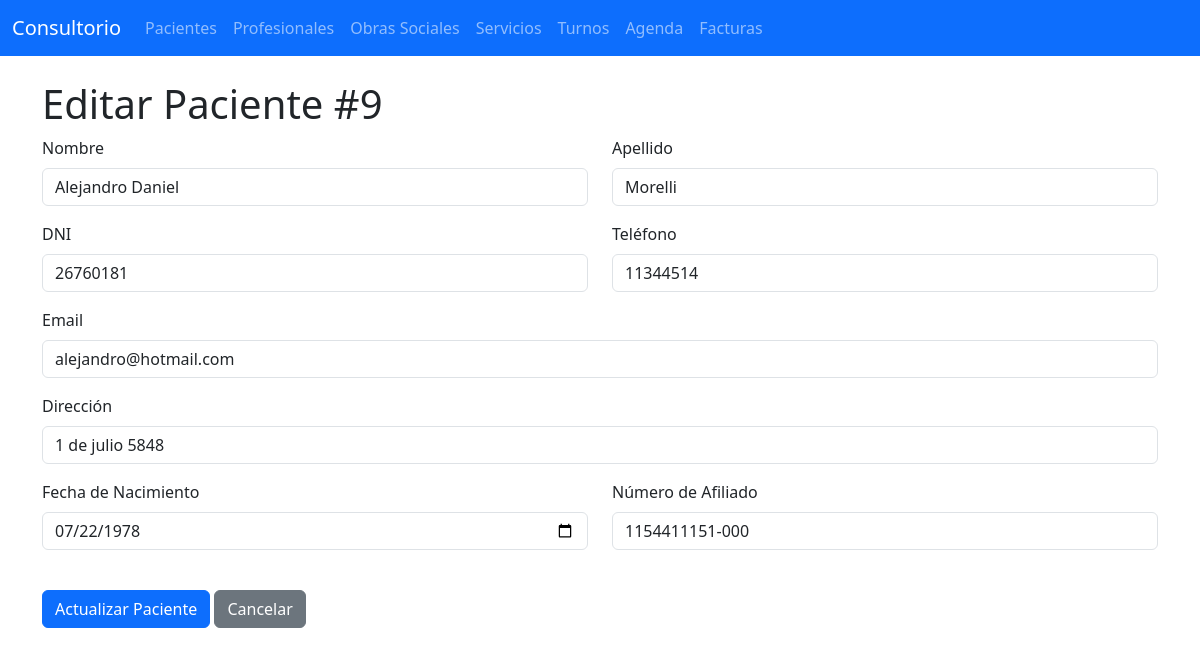
Before: /pacientes/edit/9 with the older database file.
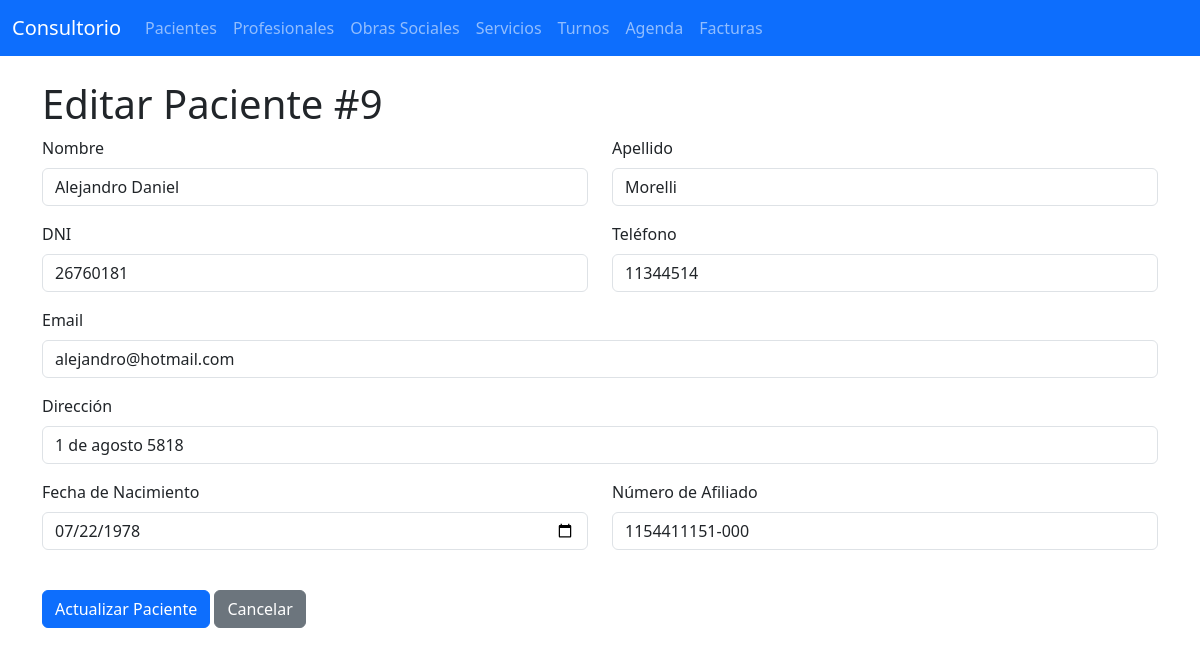
After: the same page with the newer database file.
### tables this page shows
CREATE TABLE pacientes (
                id INTEGER PRIMARY KEY AUTOINCREMENT,
                nombre TEXT NOT NULL,
                apellido TEXT NOT NULL,
                dni TEXT UNIQUE NOT NULL,
                telefono TEXT,
                email TEXT,
                direccion TEXT,
                fecha_nacimiento DATE,
                obra_social_id INTEGER,
                numero_afiliado TEXT,
                FOREIGN KEY (obra_social_id) REFERENCES obras_sociales (id)
            );

### app.py (the view, shortened to what this page needs)
@app.route('/pacientes/edit/<int:id>', methods=['GET', 'POST'])
def edit_paciente(id):
    conn = get_db_connection()
    paciente = conn.execute('SELECT * FROM pacientes WHERE id = ?', (id,)).fetchone()
    if paciente is None:
        conn.close()
        flash('No se encontró el paciente.', 'warning')
        return redirect(url_for('list_pacientes'))
    conn.close()
    return render_template('pacientes/form.html', action="edit", paciente=paciente)

### app.py (called while the page is built)
def get_db_connection():
    conn = sqlite3.connect(DATABASE)
    conn.row_factory = sqlite3.Row
    return conn

### templates/pacientes/form.html (shortened to what this page needs)
{% extends 'layout.html' %}
{% block content %}
    <h1>
        {% if action == 'new' %}
            Agregar Nuevo Paciente
        {% else %}
            Editar Paciente #{{ paciente['id'] }}
        {% endif %}
    </h1>
    <form method="post" action="{% if action == 'new' %}{{ url_for('add_paciente') }}{% else %}{{ url_for('edit_paciente', id=paciente['id']) }}{% endif %}">
        <div class="row">
            <div class="col-md-6 mb-3">
                <label for="nombre" class="form-label">Nombre</label>
                <input type="text" class="form-control" id="nombre" name="nombre" value="{{ paciente['nombre'] if paciente else '' }}" required>
            </div>
            <div class="col-md-6 mb-3">
                <label for="apellido" class="form-label">Apellido</label>
                <input type="text" class="form-control" id="apellido" name="apellido" value="{{ paciente['apellido'] if paciente else '' }}" required>
            </div>
        </div>
        <div class="row">
            <div class="col-md-6 mb-3">
                <label for="dni" class="form-label">DNI</label>
                <input type="text" class="form-control" id="dni" name="dni" value="{{ paciente['dni'] if paciente else '' }}" required>
            </div>
            <div class="col-md-6 mb-3">
                <label for="telefono" class="form-label">Teléfono</label>
                <input type="tel" class="form-control" id="telefono" name="telefono" value="{{ paciente['telefono'] if paciente else '' }}">
            </div>
        </div>
        <div class="mb-3">
            <label for="email" class="form-label">Email</label>
            <input type="email" class="form-control" id="email" name="email" value="{{ paciente['email'] if paciente else '' }}">
        </div>
        <div class="mb-3">
            <label for="direccion" class="form-label">Dirección</label>
            <input type="text" class="form-control" id="direccion" name="direccion" value="{{ paciente['direccion'] if paciente else '' }}">
        </div>
        <div class="row">
            <div class="col-md-6 mb-3">
                <label for="fecha_nacimiento" class="form-label">Fecha de Nacimiento</label>
                <input type="date" class="form-control" id="fecha_nacimiento" name="fecha_nacimiento" value="{{ paciente['fecha_nacimiento'] if paciente else '' }}">
            </div>
            <div class="col-md-6 mb-3">
                <label for="numero_afiliado" class="form-label">Número de Afiliado</label>
                <input type="text" class="form-control" id="numero_afiliado" name="numero_afiliado" value="{{ paciente['numero_afiliado'] if paciente else '' }}">
            </div>
        </div>
        <div class="mt-4">
            <button type="submit" class="btn btn-primary">
                {% if action == 'new' %}
                    Guardar Paciente
                {% else %}
                    Actualizar Paciente
                {% endif %}
            </button>
            <a href="{{ url_for('list_pacientes') }}" class="btn btn-secondary">Cancelar</a>
        </div>
    </form>
{% endblock %}

Changed rows visible on the page:
changed pacientes "Alejandro Daniel": direccion "1 de julio 5848" → "1 de agosto 5818"
